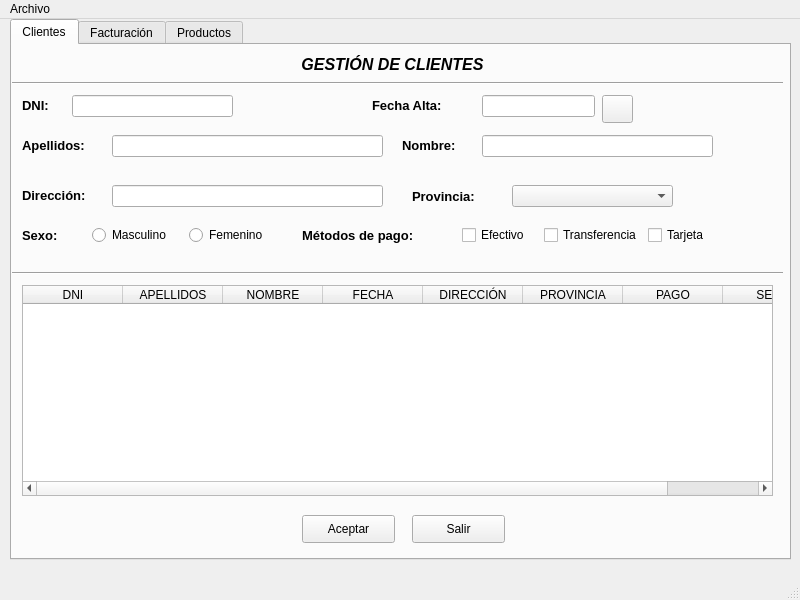
<?xml version="1.0" encoding="UTF-8"?>
<ui version="4.0">
 <class>MainWindow</class>
 <widget class="QMainWindow" name="MainWindow">
  <property name="geometry">
   <rect>
    <x>0</x>
    <y>0</y>
    <width>800</width>
    <height>600</height>
   </rect>
  </property>
  <property name="windowTitle">
   <string>Gestión de la empresa</string>
  </property>
  <widget class="QWidget" name="centralwidget">
   <widget class="QTabWidget" name="tabWidget">
    <property name="geometry">
     <rect>
      <x>10</x>
      <y>0</y>
      <width>781</width>
      <height>541</height>
     </rect>
    </property>
    <property name="currentIndex">
     <number>0</number>
    </property>
    <widget class="QWidget" name="tabClientes">
     <attribute name="title">
      <string>Clientes</string>
     </attribute>
     <widget class="QLabel" name="labelPago">
      <property name="geometry">
       <rect>
        <x>290</x>
        <y>180</y>
        <width>161</width>
        <height>21</height>
       </rect>
      </property>
      <property name="text">
       <string>&lt;html&gt;&lt;head/&gt;&lt;body&gt;&lt;p&gt;&lt;span style=&quot; font-size:10pt; font-weight:600;&quot;&gt;Métodos de pago:&lt;/span&gt;&lt;/p&gt;&lt;/body&gt;&lt;/html&gt;</string>
      </property>
     </widget>
     <widget class="QLabel" name="labelFecha">
      <property name="geometry">
       <rect>
        <x>360</x>
        <y>50</y>
        <width>101</width>
        <height>21</height>
       </rect>
      </property>
      <property name="text">
       <string>&lt;html&gt;&lt;head/&gt;&lt;body&gt;&lt;p&gt;&lt;span style=&quot; font-size:10pt; font-weight:600;&quot;&gt;Fecha Alta:&lt;/span&gt;&lt;/p&gt;&lt;/body&gt;&lt;/html&gt;</string>
      </property>
     </widget>
     <widget class="Line" name="lineSup">
      <property name="geometry">
       <rect>
        <x>0</x>
        <y>30</y>
        <width>771</width>
        <height>16</height>
       </rect>
      </property>
      <property name="orientation">
       <enum>Qt::Horizontal</enum>
      </property>
     </widget>
     <widget class="QComboBox" name="comboBoxProvincia">
      <property name="geometry">
       <rect>
        <x>500</x>
        <y>140</y>
        <width>161</width>
        <height>22</height>
       </rect>
      </property>
     </widget>
     <widget class="QLabel" name="labelDireccion">
      <property name="geometry">
       <rect>
        <x>10</x>
        <y>140</y>
        <width>91</width>
        <height>21</height>
       </rect>
      </property>
      <property name="text">
       <string>&lt;html&gt;&lt;head/&gt;&lt;body&gt;&lt;p&gt;&lt;span style=&quot; font-size:10pt; font-weight:600;&quot;&gt;Dirección:&lt;/span&gt;&lt;/p&gt;&lt;/body&gt;&lt;/html&gt;</string>
      </property>
     </widget>
     <widget class="QLineEdit" name="lineEditDni">
      <property name="geometry">
       <rect>
        <x>60</x>
        <y>50</y>
        <width>161</width>
        <height>22</height>
       </rect>
      </property>
     </widget>
     <widget class="QPushButton" name="pushButtonCalendario">
      <property name="geometry">
       <rect>
        <x>590</x>
        <y>50</y>
        <width>31</width>
        <height>28</height>
       </rect>
      </property>
      <property name="text">
       <string/>
      </property>
      <property name="icon">
       <iconset>
        <normaloff>calendar-icon.png</normaloff>calendar-icon.png</iconset>
      </property>
     </widget>
     <widget class="QWidget" name="horizontalLayoutWidget">
      <property name="geometry">
       <rect>
        <x>80</x>
        <y>170</y>
        <width>187</width>
        <height>41</height>
       </rect>
      </property>
      <layout class="QHBoxLayout" name="horizontalLayoutSexo_2">
       <item>
        <widget class="QRadioButton" name="radioButtonHombre_2">
         <property name="text">
          <string>Masculino</string>
         </property>
         <attribute name="buttonGroup">
          <string notr="true">buttonGroupSexo</string>
         </attribute>
        </widget>
       </item>
       <item>
        <widget class="QRadioButton" name="radioButtonMujer_2">
         <property name="text">
          <string>Femenino</string>
         </property>
         <attribute name="buttonGroup">
          <string notr="true">buttonGroupSexo</string>
         </attribute>
        </widget>
       </item>
      </layout>
     </widget>
     <widget class="QWidget" name="horizontalLayoutWidget_2">
      <property name="geometry">
       <rect>
        <x>450</x>
        <y>170</y>
        <width>262</width>
        <height>41</height>
       </rect>
      </property>
      <layout class="QHBoxLayout" name="horizontalLayoutPago_2">
       <item>
        <widget class="QCheckBox" name="checkBoxEfectivo_2">
         <property name="text">
          <string>Efectivo</string>
         </property>
        </widget>
       </item>
       <item>
        <widget class="QCheckBox" name="checkBoxTransferencia_2">
         <property name="text">
          <string>Transferencia</string>
         </property>
        </widget>
       </item>
       <item>
        <widget class="QCheckBox" name="checkBoxTrajeta_2">
         <property name="text">
          <string>Tarjeta</string>
         </property>
        </widget>
       </item>
      </layout>
     </widget>
     <widget class="Line" name="lineInf">
      <property name="geometry">
       <rect>
        <x>0</x>
        <y>220</y>
        <width>771</width>
        <height>16</height>
       </rect>
      </property>
      <property name="orientation">
       <enum>Qt::Horizontal</enum>
      </property>
     </widget>
     <widget class="QLineEdit" name="lineEditFecha">
      <property name="geometry">
       <rect>
        <x>470</x>
        <y>50</y>
        <width>113</width>
        <height>22</height>
       </rect>
      </property>
     </widget>
     <widget class="QPushButton" name="pushButtonAceptar">
      <property name="geometry">
       <rect>
        <x>290</x>
        <y>470</y>
        <width>93</width>
        <height>28</height>
       </rect>
      </property>
      <property name="text">
       <string>Aceptar</string>
      </property>
     </widget>
     <widget class="QLabel" name="labelSexo">
      <property name="geometry">
       <rect>
        <x>10</x>
        <y>180</y>
        <width>51</width>
        <height>21</height>
       </rect>
      </property>
      <property name="text">
       <string>&lt;html&gt;&lt;head/&gt;&lt;body&gt;&lt;p&gt;&lt;span style=&quot; font-size:10pt; font-weight:600;&quot;&gt;Sexo:&lt;/span&gt;&lt;/p&gt;&lt;/body&gt;&lt;/html&gt;</string>
      </property>
     </widget>
     <widget class="QLabel" name="labelTitulo">
      <property name="geometry">
       <rect>
        <x>140</x>
        <y>10</y>
        <width>481</width>
        <height>20</height>
       </rect>
      </property>
      <property name="text">
       <string>&lt;html&gt;&lt;head/&gt;&lt;body&gt;&lt;p align=&quot;center&quot;&gt;&lt;span style=&quot; font-size:12pt; font-weight:600; font-style:italic;&quot;&gt;GESTIÓN DE CLIENTES&lt;/span&gt;&lt;/p&gt;&lt;/body&gt;&lt;/html&gt;</string>
      </property>
     </widget>
     <widget class="QLineEdit" name="lineEditNombre">
      <property name="geometry">
       <rect>
        <x>470</x>
        <y>90</y>
        <width>231</width>
        <height>22</height>
       </rect>
      </property>
     </widget>
     <widget class="QPushButton" name="pushButtonSalir">
      <property name="geometry">
       <rect>
        <x>400</x>
        <y>470</y>
        <width>93</width>
        <height>28</height>
       </rect>
      </property>
      <property name="text">
       <string>Salir</string>
      </property>
     </widget>
     <widget class="QLineEdit" name="lineEditApellidos">
      <property name="geometry">
       <rect>
        <x>100</x>
        <y>90</y>
        <width>271</width>
        <height>22</height>
       </rect>
      </property>
     </widget>
     <widget class="QLabel" name="labelProvincia">
      <property name="geometry">
       <rect>
        <x>400</x>
        <y>141</y>
        <width>91</width>
        <height>21</height>
       </rect>
      </property>
      <property name="text">
       <string>&lt;html&gt;&lt;head/&gt;&lt;body&gt;&lt;p&gt;&lt;span style=&quot; font-size:10pt; font-weight:600;&quot;&gt;Provincia:&lt;/span&gt;&lt;/p&gt;&lt;/body&gt;&lt;/html&gt;</string>
      </property>
     </widget>
     <widget class="QLabel" name="labelApellidos">
      <property name="geometry">
       <rect>
        <x>10</x>
        <y>90</y>
        <width>91</width>
        <height>21</height>
       </rect>
      </property>
      <property name="text">
       <string>&lt;html&gt;&lt;head/&gt;&lt;body&gt;&lt;p&gt;&lt;span style=&quot; font-size:10pt; font-weight:600;&quot;&gt;Apellidos:&lt;/span&gt;&lt;/p&gt;&lt;/body&gt;&lt;/html&gt;</string>
      </property>
     </widget>
     <widget class="QLabel" name="label">
      <property name="geometry">
       <rect>
        <x>390</x>
        <y>90</y>
        <width>81</width>
        <height>21</height>
       </rect>
      </property>
      <property name="text">
       <string>&lt;html&gt;&lt;head/&gt;&lt;body&gt;&lt;p&gt;&lt;span style=&quot; font-size:10pt; font-weight:600;&quot;&gt;Nombre:&lt;/span&gt;&lt;/p&gt;&lt;/body&gt;&lt;/html&gt;</string>
      </property>
     </widget>
     <widget class="QLabel" name="labelValidarDni">
      <property name="geometry">
       <rect>
        <x>250</x>
        <y>50</y>
        <width>31</width>
        <height>21</height>
       </rect>
      </property>
      <property name="text">
       <string/>
      </property>
     </widget>
     <widget class="QLineEdit" name="lineEditDireccion">
      <property name="geometry">
       <rect>
        <x>100</x>
        <y>140</y>
        <width>271</width>
        <height>22</height>
       </rect>
      </property>
     </widget>
     <widget class="QLabel" name="labelDni">
      <property name="geometry">
       <rect>
        <x>10</x>
        <y>50</y>
        <width>55</width>
        <height>21</height>
       </rect>
      </property>
      <property name="text">
       <string>&lt;html&gt;&lt;head/&gt;&lt;body&gt;&lt;p&gt;&lt;span style=&quot; font-size:10pt; font-weight:600;&quot;&gt;DNI:&lt;/span&gt;&lt;/p&gt;&lt;/body&gt;&lt;/html&gt;</string>
      </property>
     </widget>
     <widget class="QTableWidget" name="tablaClientes">
      <property name="geometry">
       <rect>
        <x>10</x>
        <y>240</y>
        <width>751</width>
        <height>211</height>
       </rect>
      </property>
      <column>
       <property name="text">
        <string>DNI</string>
       </property>
      </column>
      <column>
       <property name="text">
        <string>APELLIDOS</string>
       </property>
      </column>
      <column>
       <property name="text">
        <string>NOMBRE</string>
       </property>
      </column>
      <column>
       <property name="text">
        <string>FECHA</string>
       </property>
      </column>
      <column>
       <property name="text">
        <string>DIRECCIÓN</string>
       </property>
      </column>
      <column>
       <property name="text">
        <string>PROVINCIA</string>
       </property>
      </column>
      <column>
       <property name="text">
        <string>PAGO</string>
       </property>
      </column>
      <column>
       <property name="text">
        <string>SEXO</string>
       </property>
      </column>
     </widget>
    </widget>
    <widget class="QWidget" name="tabFacturacion">
     <attribute name="title">
      <string>Facturación</string>
     </attribute>
    </widget>
    <widget class="QWidget" name="tabProductos">
     <attribute name="title">
      <string>Productos</string>
     </attribute>
    </widget>
   </widget>
  </widget>
  <widget class="QMenuBar" name="menubar">
   <property name="geometry">
    <rect>
     <x>0</x>
     <y>0</y>
     <width>800</width>
     <height>26</height>
    </rect>
   </property>
   <widget class="QMenu" name="menuArchivo">
    <property name="title">
     <string>Archivo</string>
    </property>
    <addaction name="actionSalir"/>
   </widget>
   <addaction name="menuArchivo"/>
  </widget>
  <widget class="QStatusBar" name="statusbar"/>
  <action name="actionSalir">
   <property name="text">
    <string>Salir</string>
   </property>
   <property name="shortcut">
    <string>Ctrl+S</string>
   </property>
  </action>
 </widget>
 <resources/>
 <connections/>
 <buttongroups>
  <buttongroup name="buttonGroupSexo"/>
 </buttongroups>
</ui>
